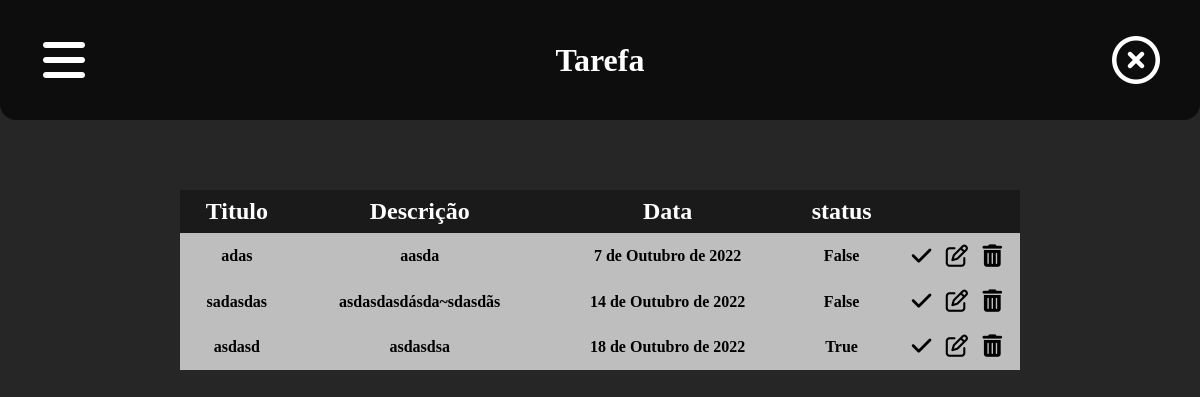
/, run on an earlier commit of the app's database.
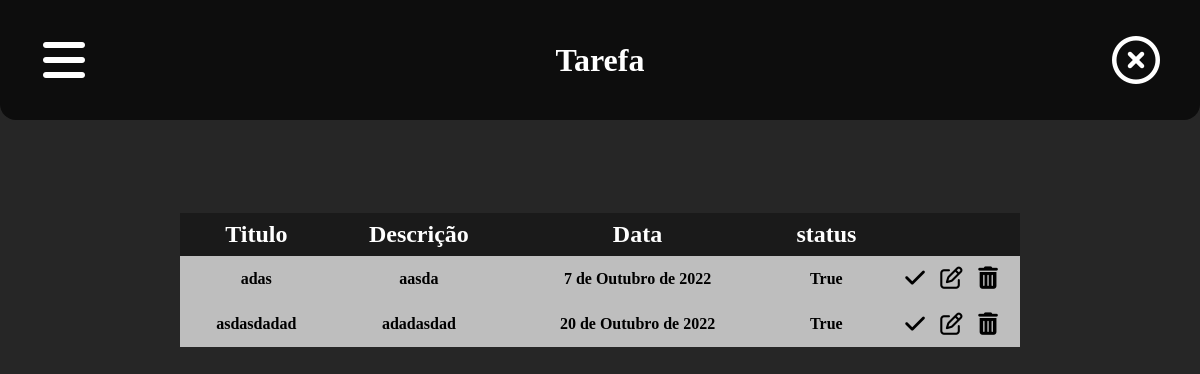
And on a later commit of the database.
### to_do_list/models.py (models this page shows)
class Tarefa(models.Model):
    titulo = models.CharField(max_length=255, null=True)
    descricao = models.TextField()
    dataEntrada = models.DateField()
    status = models.BooleanField()

### to_do_list/views.py (the view)
# urls.py: path('', views.index, name='home'),
def index(request):
    tarefas = Tarefa.objects.all()
    context = {
        'tarefa': tarefas
    }
    return render(request, 'home/index.html', context=context)

### to_do_list/templates/home/index.html (shortened to what this page needs)
{% extends 'base.html' %}
{% load static %}
{% block head %}
<link rel="stylesheet" href="{% static 'vendor/css/tarefa/styles.css' %}">
<link rel="stylesheet" href="https://cdnjs.cloudflare.com/ajax/libs/font-awesome/6.2.0/css/all.css">
{% endblock %}
{% block header %}
    {% include 'parciais/_header.html' %}
{% endblock %}
{% block conteudo %}
    {% include 'parciais/_tabela.html' %}
{% endblock %}

### templates/base.html (shortened to what this page needs)
<!DOCTYPE html>
<html lang="pt-br">
<head>
    {% block head %} {% endblock %}
</head>
<body>
    {% block header %}
    {% endblock %}
    {% block conteudo %}
    {% endblock %}
</body>
</html>

### templates/parciais/_header.html
<header>
    <div id="menu" class="campo-header">
        <i class="fa-solid fa-bars"></i>
    </div>
    <h2>Tarefa</h2>
    <div id="sair" class="campo-header">
        <i class="fa-regular fa-circle-xmark"></i>
    </div>
</header>

### templates/parciais/_tabela.html
<main>
    <table id="tabela">
        <tr>
            <th>Titulo</th>
            <th>Descrição</th>
            <th>Data </th>
            <th>status</th>
            <th></th>
        </tr>
        {% for tf in tarefa %}
            <tr>
                <th><a href="#">{{tf.titulo}}</a></th>
                <th>
                    <p>{{tf.descricao}}</p>
                </th>
                <th>{{tf.dataEntrada}} </th>
                <th>{{tf.status}}</th>
                <th>
                    <a href="{% url 'mudarStatus' tf.id %}"><i class="fa-solid fa-check"></i></a>
                    <a href="{% url 'editar' tf.id %}"><i class="fa-regular fa-pen-to-square"></i></a>
                    <a href="{% url 'deletar' tf.id %}"><i class="fa-solid fa-trash-can"></i></a>
                </th>
             </tr>
        {% endfor %}
    </table>
</main>

What changed in the data, as far as the page shows it:
removed Tarefa: titulo "sadasdas", descricao "asdasdasdásda~sdasdãs", dataEntrada "14 de Outubro de 2022", status "False"
removed Tarefa: titulo "asdasd", descricao "asdasdsa", dataEntrada "18 de Outubro de 2022", status "True"
changed Tarefa "adas": status "False" → "True"
added Tarefa: titulo "asdasdadad", descricao "adadasdad", dataEntrada "20 de Outubro de 2022", status "True"
